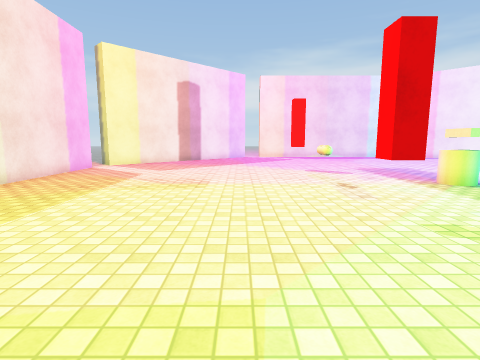
view 1 (above)

16 first-person views from a walk through a 3-D level made in the Unity game engine. The camera is 1.3 m above the floor, tilts 8° down and sees 80° across. The floor is counted in squares, 1 m on a side. Each view is taken from the middle of a square. On the plan, view 1 faces up. The plan holds only what a view shows up to about 13 squares ahead; the rest is blank. The place goes on beyond the plan. The player character is not drawn. Surface patterns are stand-ins for the level's own textures.

view 2
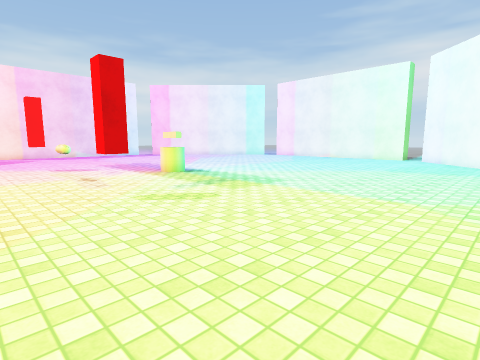

view 3
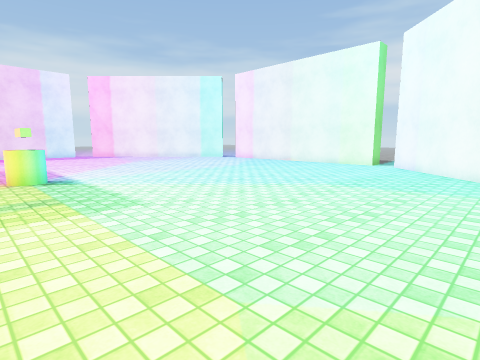

view 4
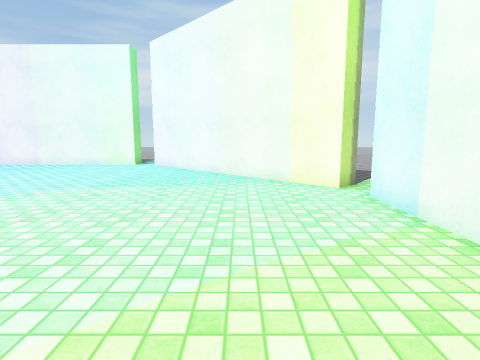

view 5
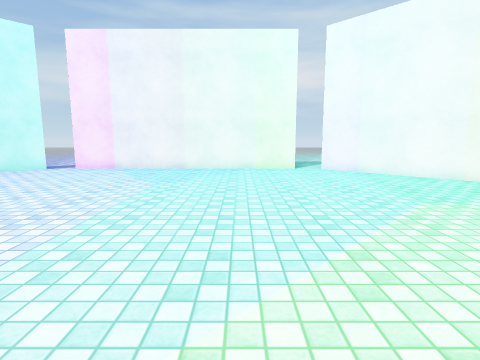

view 6
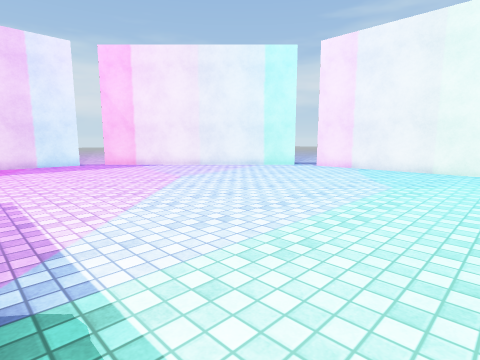

view 7
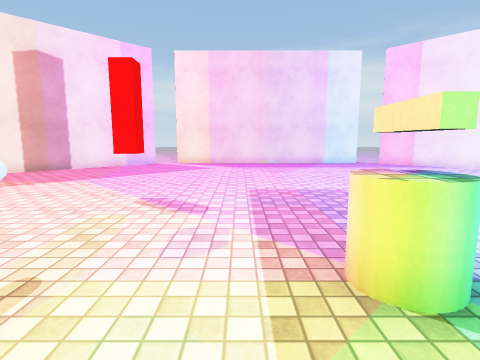

view 8
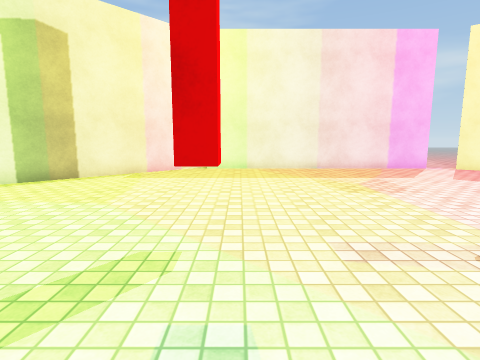

view 9
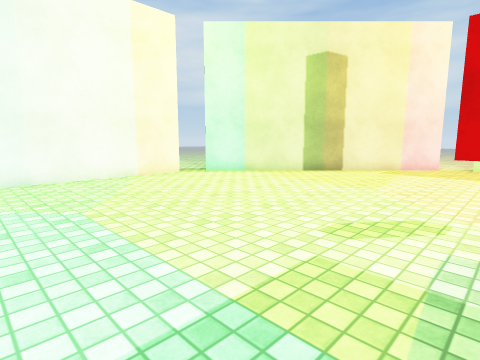

view 10
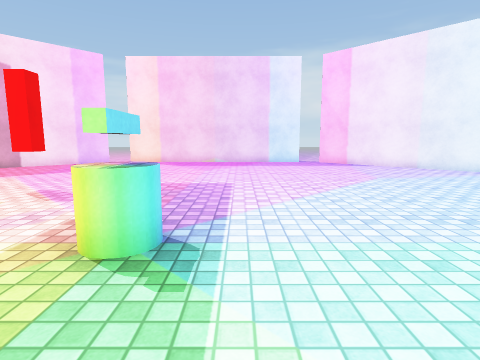

view 11
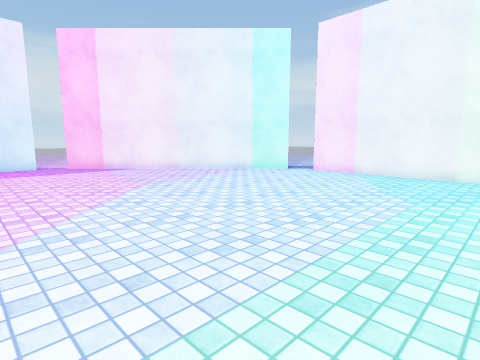

view 12
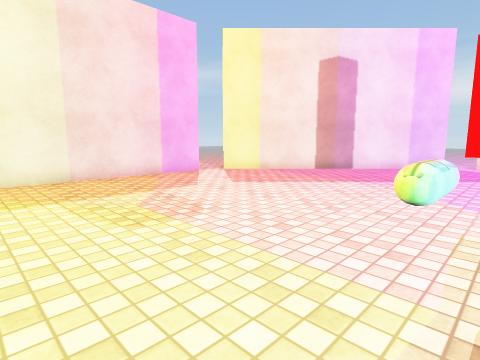

view 13
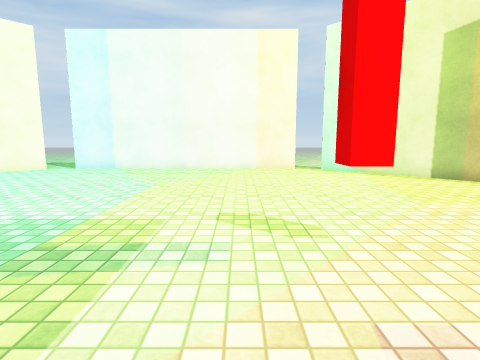

view 14
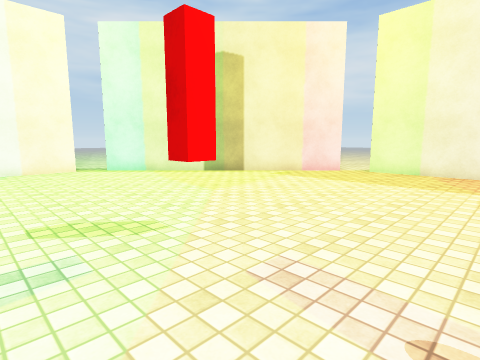

view 15
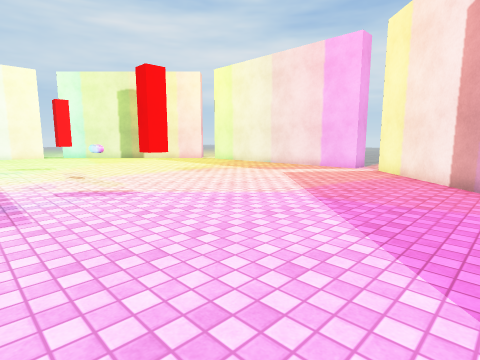

view 16
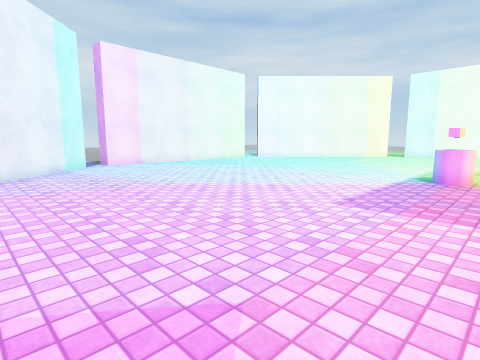

### Floor plan
Points are (right, up) in squares from view 1. A wall is a line through its corners. A room is listed if a view was taken in it or the views show most of it. See-through windows are left out.
Room 1 (views 1, 2, 3, 4, 5, 6, 7, 8, 9, 10, 11, 12, 13, 14, 15, 16)
walls: (2.7, 4.8) (2.7, 4.2) (2.3, 4.2) (2.3, 4.8) (2.7, 4.8); (2.7, 12.2) (2.3, 12.2) (2.3, 12.8) (2.7, 12.8) (2.7, 12.2); (20, 3.4) (20, 13.5); (12.6, -4.7) (19.7, 2.4); (1.4, -5) (11.5, -5); (19.7, 14.6) (14.8, 19.5); (-1.7, 19.6) (-6.7, 14.5); (-6.7, 2.4) (0.4, -4.7); (-7, 13.6) (-7, 3.5)
ways out: opening at (-7, 3); opening at (-7, 14); opening at (1, -5); opening at (12, -5); opening at (20, 3); opening at (20, 14)
objects: cylinder (6, 8) to (7, 9)

Positions as (right, up) in squares from view 1, and headings:
1: (0, 0), facing up
2: (0, -2), facing up-right
3: (5, -2), facing up-right
4: (5, -2), facing right
5: (7, 6), facing right
6: (7, 6), facing up-right
7: (5, 6), facing up
8: (6, 5), facing left
9: (8, 5), facing down-left
10: (8, 5), facing up
11: (9, 7), facing up-right
12: (3, 6), facing up-left
13: (4, 8), facing down
14: (5, 8), facing down-left
15: (6, 19), facing down-left
16: (5, 19), facing down-right
